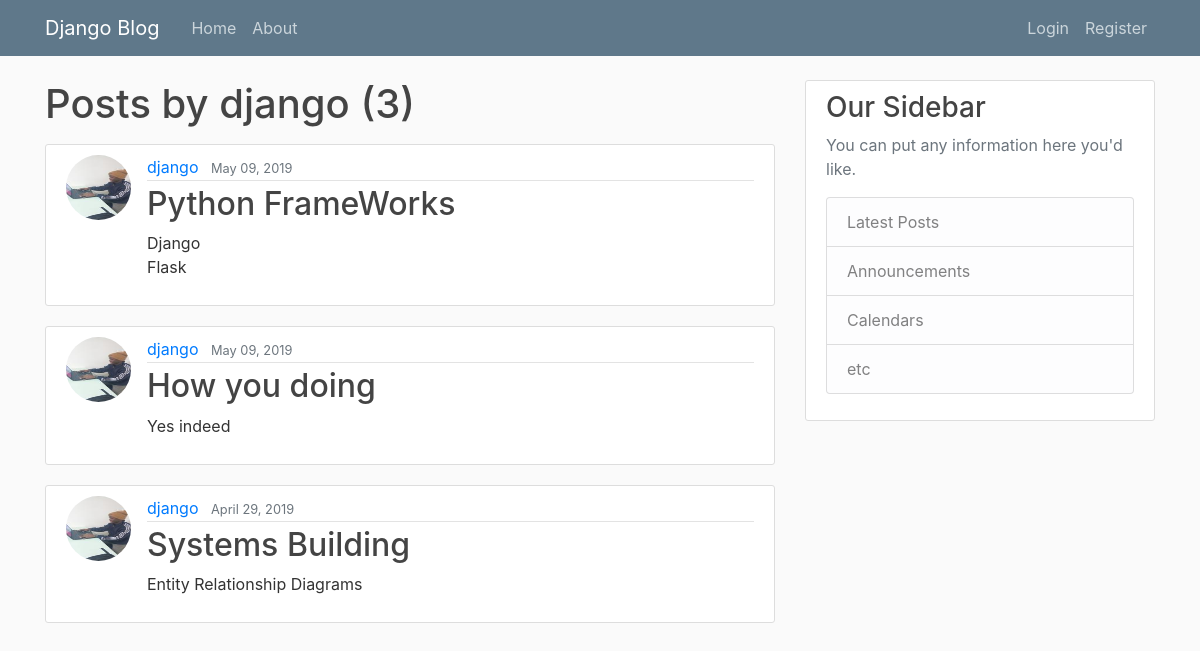
/user/django/, run on an earlier commit of the app's database.
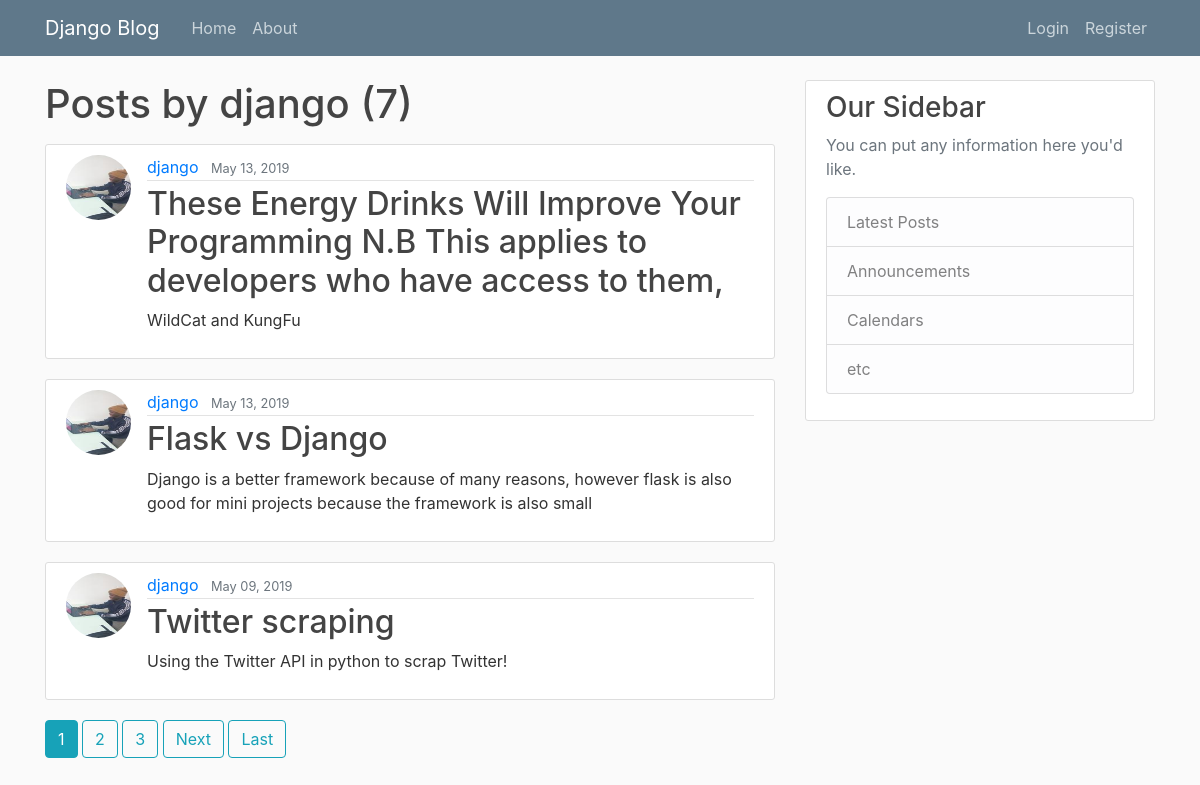
And on a later commit of the database.
### blog/models.py (models this page shows, shortened)
class Post(models.Model):
    title = models.CharField(max_length=50)
    content = models.TextField()
    date_posted = models.DateTimeField(default=timezone.now)
    author = models.ForeignKey(User, on_delete=models.CASCADE)

### users/models.py (models this page shows, shortened)
class Profile(models.Model):
    user = models.OneToOneField(User, on_delete=models.CASCADE)
    image = models.ImageField(default='11.jpg', upload_to='profile_pics')

### blog/views.py (the view)
class UserPostListView(ListView):
    model = Post
    template_name = 'blog/user_post.html'
    context_object_name = 'posts'
    paginate_by = 3
    def get_queryset(self):
        user = get_object_or_404(User, username=self.kwargs.get('username'))
        return Post.objects.filter(author=user).order_by('-date_posted')

### blog/templates/blog/user_post.html (shortened to what this page needs)
{% extends "blog/base.html" %}
{% block content %}
    <h1 class="mb-3">Posts by {{view.kwargs.username}} ({{ page_obj.paginator.count }}) </h1>
    {% for post in posts %}
        <article class="media content-section">
            <img class="rounded-circle article-img" src = {{post.author.profile.image.url}}>
            <div class="media-body">
                <div class="article-metadata">
                    <a class="mr-2" href="{% url 'user-posts' post.author.username %}">{{ post.author }}</a>
                    <small class="text-muted">{{ post.date_posted|date:"F d, Y"}}</small>
                </div>
                <h2><a class="article-title" href="{% url 'post-detail' post.id %}">{{ post.title }}</a></h2>
                <p class="article-content">{{ post.content }}</p>
            </div>
        </article>
        {% endfor %}
        {% if is_paginated %}
          {% for num in page_obj.paginator.page_range %}
            {% if page_obj.number == num %}
              <a class="btn btn-info mb-4" href="?page={{ num }}">{{ num }}</a>
            {% elif num > page_obj.number|add:'-3' and num < page_obj.number|add:'3' %}
              <a class="btn btn-outline-info mb-4" href="?page={{ num }}">{{ num }}</a>
            {% endif %}
          {% endfor %}
          {% if page_obj.has_next %}
            <a class="btn btn-outline-info mb-4" href="?page={{ page_obj.next_page_number }}">Next</a>
            <a class="btn btn-outline-info mb-4" href="?page={{ page_obj.paginator.num_pages }}">Last</a>
          {% endif %}
        {% endif %}
    {% endblock content%}

What changed in the data, as far as the page shows it:
no longer on this page (row unchanged): Post: author.profile.image (picture), author "django", date_posted "May 09, 2019", title "Python FrameWorks", content "Django Flask"
no longer on this page (row unchanged): Post: author.profile.image (picture), author "django", date_posted "May 09, 2019", title "How you doing", content "Yes indeed"
no longer on this page (row unchanged): Post: author.profile.image (picture), author "django", date_posted "April 29, 2019", title "Systems Building", content "Entity Relationship Diagrams"
added Post: author.profile.image (picture), author "django", date_posted "May 13, 2019", title "These Energy Drinks Will Improve Your Programming N.B This applies to developers who have access to them,", content "WildCat and KungFu"
added Post: author.profile.image (picture), author "django", date_posted "May 13, 2019", title "Flask vs Django", content "Django is a better framework because of many reasons, however flask is also good for mini projects because the framework is also small"
added Post: author.profile.image (picture), author "django", date_posted "May 09, 2019", title "Twitter scraping", content "Using the Twitter API in python to scrap Twitter!"
Also different on the page:
{{ page_obj.paginator.count }}: "3" → "7"
new list line: "1"
new list line: "2"
new list line: "3"
text now shown: "Next Last"
